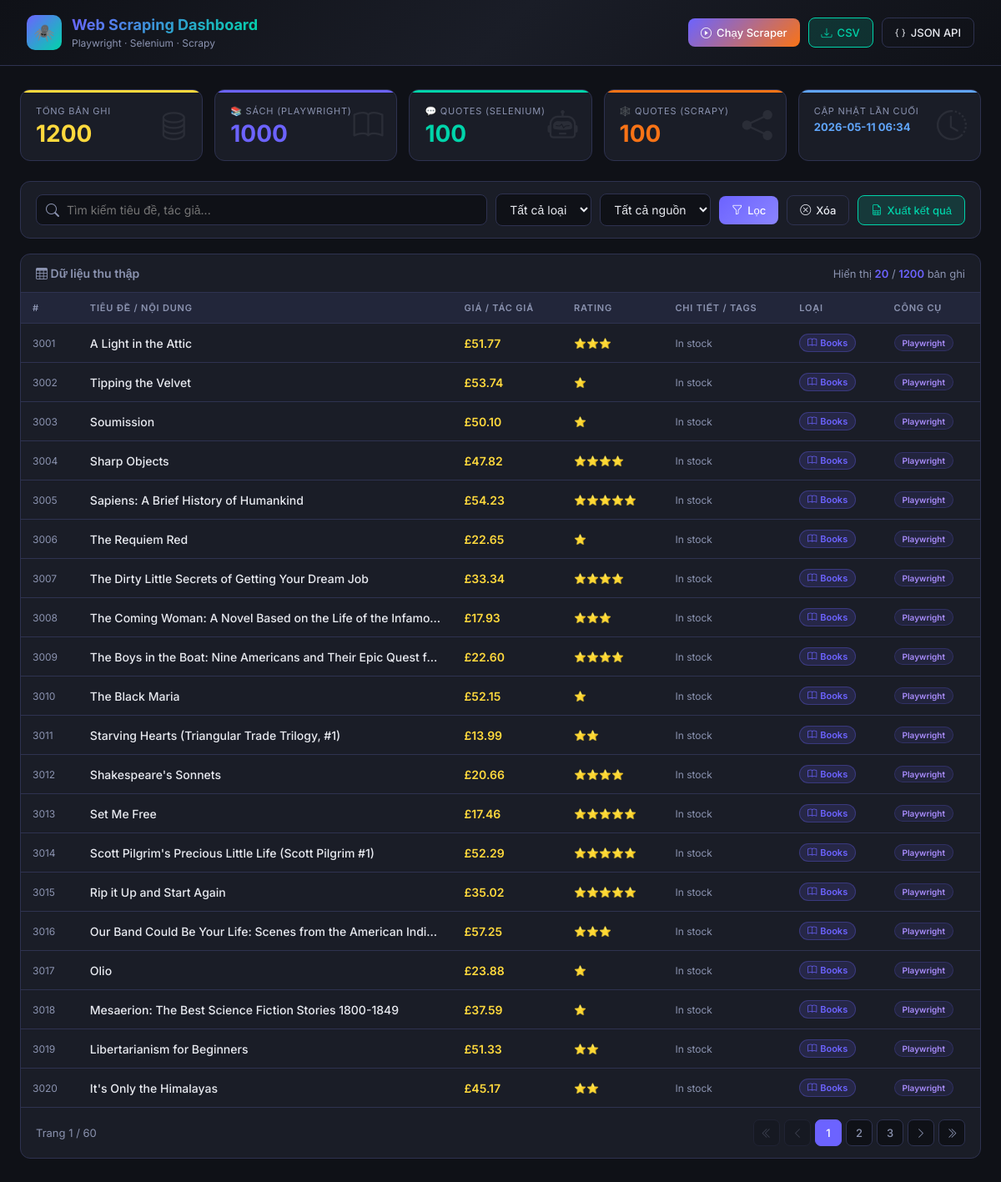
The page / on the database its author committed.
### tables this page shows
CREATE TABLE books (
            id           INTEGER PRIMARY KEY AUTOINCREMENT,
            title        TEXT    NOT NULL,
            price        TEXT    DEFAULT '',
            rating       INTEGER DEFAULT 0,
            availability TEXT    DEFAULT '',
            scraped_by   TEXT    DEFAULT 'playwright',
            created_at   DATETIME DEFAULT CURRENT_TIMESTAMP
        );

### app.py (the view)
@app.route("/")
def home():
    keyword    = request.args.get("keyword", "")
    data_type  = request.args.get("data_type", "")
    scraped_by = request.args.get("scraped_by", "")
    page       = int(request.args.get("page", 1))
    offset     = (page - 1) * PAGE_SIZE
    data = query_unified(
        keyword    = keyword    or None,
        data_type  = data_type  or None,
        scraped_by = scraped_by or None,
        limit      = PAGE_SIZE,
        offset     = offset
    )
    total = count_unified(
        keyword    = keyword    or None,
        data_type  = data_type  or None,
        scraped_by = scraped_by or None,
    )
    stats       = get_stats()
    total_pages = (total + PAGE_SIZE - 1) // PAGE_SIZE
    return render_template(
        "index.html",
        products    = data,
        stats       = stats,
        keyword     = keyword,
        data_type   = data_type,
        scraped_by  = scraped_by,
        page        = page,
        total_pages = total_pages,
        total       = total,
        scraper_running = _scraper_running,
    )

### database/db.py (called while the page is built)
def get_db_connection():
    conn = sqlite3.connect(DB_PATH)
    conn.row_factory = sqlite3.Row
    conn.execute("PRAGMA journal_mode=WAL")
    return conn

def query_unified(keyword=None, data_type=None, scraped_by=None, limit=None, offset=0):
    conn = get_db_connection()
    c = conn.cursor()
    q = "SELECT * FROM all_data WHERE 1=1"
    params = []
    if keyword:
        q += " AND (title LIKE ? OR secondary LIKE ?)"
        params.extend([f"%{keyword}%", f"%{keyword}%"])
    if data_type:
        q += " AND data_type = ?"
        params.append(data_type)
    if scraped_by:
        q += " AND scraped_by = ?"
        params.append(scraped_by)
    q += " ORDER BY data_type, created_at DESC"
    if limit:
        q += " LIMIT ? OFFSET ?"
        params.extend([limit, offset])
    c.execute(q, params)
    rows = c.fetchall()
    conn.close()
    return [dict(r) for r in rows]

def count_unified(keyword=None, data_type=None, scraped_by=None):
    conn = get_db_connection()
    c = conn.cursor()
    q = "SELECT COUNT(*) FROM all_data WHERE 1=1"
    params = []
    if keyword:
        q += " AND (title LIKE ? OR secondary LIKE ?)"
        params.extend([f"%{keyword}%", f"%{keyword}%"])
    if data_type:
        q += " AND data_type = ?"
        params.append(data_type)
    if scraped_by:
        q += " AND scraped_by = ?"
        params.append(scraped_by)
    c.execute(q, params)
    count = c.fetchone()[0]
    conn.close()
    return count

def get_stats():
    conn = get_db_connection()
    c = conn.cursor()
    stats = {}
    c.execute("SELECT COUNT(*) FROM books")
    stats["books_total"] = c.fetchone()[0]
    c.execute("SELECT COUNT(*) FROM quotes WHERE scraped_by='selenium'")
    stats["quotes_selenium"] = c.fetchone()[0]
    c.execute("SELECT COUNT(*) FROM quotes WHERE scraped_by='scrapy'")
    stats["quotes_scrapy"] = c.fetchone()[0]
    stats["quotes_total"] = stats["quotes_selenium"] + stats["quotes_scrapy"]
    c.execute("SELECT COUNT(*) FROM all_data")
    stats["total"] = c.fetchone()[0]
    c.execute("SELECT MAX(created_at) FROM books")
    row = c.fetchone()[0]
    stats["last_updated"] = row if row else "Never"
    conn.close()
    return stats

### templates/index.html (shortened to what this page needs)
<!DOCTYPE html>
<html lang="vi">
<head>
    <link href="https://cdn.jsdelivr.net/npm/bootstrap-icons@1.11.0/font/bootstrap-icons.css" rel="stylesheet">
</head>
<body>
<header>
    <div class="logo">
        <div class="logo-icon">🕷️</div>
        <div class="logo-text">
            <h1>Web Scraping Dashboard</h1>
            <span>Playwright · Selenium · Scrapy</span>
        </div>
    </div>
    <div class="header-actions">
        <button class="btn btn-run" id="btn-run-scraper" onclick="runScraper()">
            <i class="bi bi-play-circle"></i> Chạy Scraper
        </button>
        <a href="/export/csv" class="btn btn-green" id="btn-export-csv">
            <i class="bi bi-download"></i> CSV
        </a>
        <a href="/export/json" class="btn btn-outline" target="_blank">
            <i class="bi bi-braces"></i> JSON API
        </a>
    </div>
</header>
<main>
    <div class="stats-grid">
        <div class="stat-card c-total">
            <div class="stat-label">Tổng bản ghi</div>
            <div class="stat-value">{{ stats.total }}</div>
            <i class="bi bi-database stat-icon"></i>
        </div>
        <div class="stat-card c-books">
            <div class="stat-label">📚 Sách (Playwright)</div>
            <div class="stat-value">{{ stats.books_total }}</div>
            <i class="bi bi-book stat-icon"></i>
        </div>
        <div class="stat-card c-selenium">
            <div class="stat-label">💬 Quotes (Selenium)</div>
            <div class="stat-value">{{ stats.quotes_selenium }}</div>
            <i class="bi bi-robot stat-icon"></i>
        </div>
        <div class="stat-card c-scrapy">
            <div class="stat-label">🕸️ Quotes (Scrapy)</div>
            <div class="stat-value">{{ stats.quotes_scrapy }}</div>
            <i class="bi bi-share-fill stat-icon"></i>
        </div>
        <div class="stat-card c-updated">
            <div class="stat-label">Cập nhật lần cuối</div>
            <div class="stat-value">{{ stats.last_updated[:16] if stats.last_updated != 'Never' else 'Chưa có' }}</div>
            <i class="bi bi-clock-history stat-icon"></i>
        </div>
    </div>
    <div class="toolbar">
        <div class="search-wrap">
            <i class="bi bi-search"></i>
            <input type="text" id="search-input" class="search-input"
                placeholder="Tìm kiếm tiêu đề, tác giả..."
                value="{{ keyword }}" autocomplete="off">
        </div>
        <select id="type-filter" class="filter-select">
            <option value="">Tất cả loại</option>
        </select>
        <select id="source-filter" class="filter-select">
            <option value="">Tất cả nguồn</option>
        </select>
        <button class="btn btn-primary" onclick="applyFilters(1)">
            <i class="bi bi-funnel"></i> Lọc
        </button>
        <button class="btn btn-outline" onclick="resetFilters()">
            <i class="bi bi-x-circle"></i> Xóa
        </button>
        <a href="/export/csv?keyword={{ keyword }}&data_type={{ data_type }}&scraped_by={{ scraped_by }}"
           class="btn btn-green" id="btn-export-filtered">
            <i class="bi bi-file-earmark-spreadsheet"></i> Xuất kết quả
        </a>
    </div>
    <div class="table-wrap">
        <div class="table-header">
            <div class="table-title"><i class="bi bi-table"></i> Dữ liệu thu thập</div>
            <div class="result-count">
                Hiển thị <span>{{ products|length }}</span> / <span>{{ total }}</span> bản ghi
            </div>
        </div>
        <div id="table-container">
            <table id="data-table">
                <thead>
                    <tr>
                        <th>#</th>
                        <th>Tiêu đề / Nội dung</th>
                        <th>Giá / Tác giả</th>
                        <th>Rating</th>
                        <th>Chi tiết / Tags</th>
                        <th>Loại</th>
                        <th>Công cụ</th>
                    </tr>
                </thead>
                <tbody id="table-body">
                    {% if products %}
                        {% for p in products %}
                        <tr>
                            <td style="color:var(--text-muted);font-size:12px;">{{ p.id }}</td>
                            <td class="td-title" title="{{ p.title }}">{{ p.title }}</td>
                            <td class="td-secondary">{{ p.secondary if p.secondary else '—' }}</td>
                            <td class="stars">
                                {% if p.rating and p.rating > 0 %}
                                    {% for i in range(p.rating) %}⭐{% endfor %}
                                {% else %}
                                    <span style="color:var(--text-muted);font-size:12px;">—</span>
                                {% endif %}
                            </td>
                            <td class="td-extra" title="{{ p.extra }}">{{ p.extra if p.extra else '—' }}</td>
                            <td>
                                {% if p.data_type == 'books' %}
                                <span class="badge badge-books"><i class="bi bi-book"></i> Books</span>
                                {% else %}
                                <span class="badge badge-quotes"><i class="bi bi-chat-quote"></i> Quotes</span>
                                {% endif %}
                            </td>
                            <td>
                                {% if p.scraped_by == 'playwright' %}
                                <span class="badge badge-playwright">Playwright</span>
                                {% elif p.scraped_by == 'selenium' %}
                                <span class="badge badge-selenium">Selenium</span>
                                {% else %}
                                <span class="badge badge-scrapy">Scrapy</span>
                                {% endif %}
                            </td>
                        </tr>
                        {% endfor %}
                    {% endif %}
                </tbody>
            </table>
        </div>
        {% if total_pages > 1 %}
        <div class="pagination-wrap">
            <div style="font-size:13px;color:var(--text-muted);">Trang {{ page }} / {{ total_pages }}</div>
            <div class="pagination">
                {% set kw = keyword %}{% set dt = data_type %}{% set sb = scraped_by %}
                <a href="?keyword={{ kw }}&data_type={{ dt }}&scraped_by={{ sb }}&page=1"
                   class="page-btn {% if page == 1 %}disabled{% endif %}"><i class="bi bi-chevron-double-left"></i></a>
                <a href="?keyword={{ kw }}&data_type={{ dt }}&scraped_by={{ sb }}&page={{ page - 1 }}"
                   class="page-btn {% if page == 1 %}disabled{% endif %}"><i class="bi bi-chevron-left"></i></a>
                {% for p in range([1, page-2]|max, [total_pages+1, page+3]|min) %}
                <a href="?keyword={{ kw }}&data_type={{ dt }}&scraped_by={{ sb }}&page={{ p }}"
                   class="page-btn {% if p == page %}active{% endif %}">{{ p }}</a>
                {% endfor %}
                <a href="?keyword={{ kw }}&data_type={{ dt }}&scraped_by={{ sb }}&page={{ page + 1 }}"
                   class="page-btn {% if page == total_pages %}disabled{% endif %}"><i class="bi bi-chevron-right"></i></a>
                <a href="?keyword={{ kw }}&data_type={{ dt }}&scraped_by={{ sb }}&page={{ total_pages }}"
                   class="page-btn {% if page == total_pages %}disabled{% endif %}"><i class="bi bi-chevron-double-right"></i></a>
            </div>
        </div>
        {% endif %}
    </div>
</main>
</body>
</html>

### rows shown on the page
books: id "3001", title "A Light in the Attic", price "£51.77", availability "In stock", scraped_by "Playwright"
books: id "3002", title "Tipping the Velvet", price "£53.74", rating 1 (drawn), availability "In stock", scraped_by "Playwright"
books: id "3003", title "Soumission", price "£50.10", rating 1 (drawn), availability "In stock", scraped_by "Playwright"
books: id "3004", title "Sharp Objects", price "£47.82", availability "In stock", scraped_by "Playwright"
books: id "3005", title "Sapiens: A Brief History of Humankind", price "£54.23", availability "In stock", scraped_by "Playwright"
books: id "3006", title "The Requiem Red", price "£22.65", rating 1 (drawn), availability "In stock", scraped_by "Playwright"
books: id "3007", title "The Dirty Little Secrets of Getting Your Dream Job", price "£33.34", availability "In stock", scraped_by "Playwright"
books: id "3008", title "The Coming Woman: A Novel Based on the Life of the Infamo…", price "£17.93", availability "In stock", scraped_by "Playwright"
books: id "3009", title "The Boys in the Boat: Nine Americans and Their Epic Quest f…", price "£22.60", availability "In stock", scraped_by "Playwright"
books: id "3010", title "The Black Maria", price "£52.15", rating 1 (drawn), availability "In stock", scraped_by "Playwright"
books: id "3011", title "Starving Hearts (Triangular Trade Trilogy, #1)", price "£13.99", availability "In stock", scraped_by "Playwright"
books: id "3012", title "Shakespeare's Sonnets", price "£20.66", availability "In stock", scraped_by "Playwright"
books: id "3013", title "Set Me Free", price "£17.46", availability "In stock", scraped_by "Playwright"
books: id "3014", title "Scott Pilgrim's Precious Little Life (Scott Pilgrim #1)", price "£52.29", availability "In stock", scraped_by "Playwright"
books: id "3015", title "Rip it Up and Start Again", price "£35.02", availability "In stock", scraped_by "Playwright"
books: id "3016", title "Our Band Could Be Your Life: Scenes from the American Indi…", price "£57.25", availability "In stock", scraped_by "Playwright"
books: id "3017", title "Olio", price "£23.88", rating 1 (drawn), availability "In stock", scraped_by "Playwright"
books: id "3018", title "Mesaerion: The Best Science Fiction Stories 1800-1849", price "£37.59", rating 1 (drawn), availability "In stock", scraped_by "Playwright"
books: id "3019", title "Libertarianism for Beginners", price "£51.33", availability "In stock", scraped_by "Playwright"
books: id "3020", title "It's Only the Himalayas", price "£45.17", availability "In stock", scraped_by "Playwright"

### other values the page prints
{{ stats.total }} "1200"
{{ stats.books_total }} "1000"
{{ stats.quotes_selenium }} "100"
{{ stats.quotes_scrapy }} "100"
{{ products|length }} "20"
{{ total }} "1200"
{{ page }} "1"
{{ total_pages }} "60"
{{ p }} "1" "2" "3"
